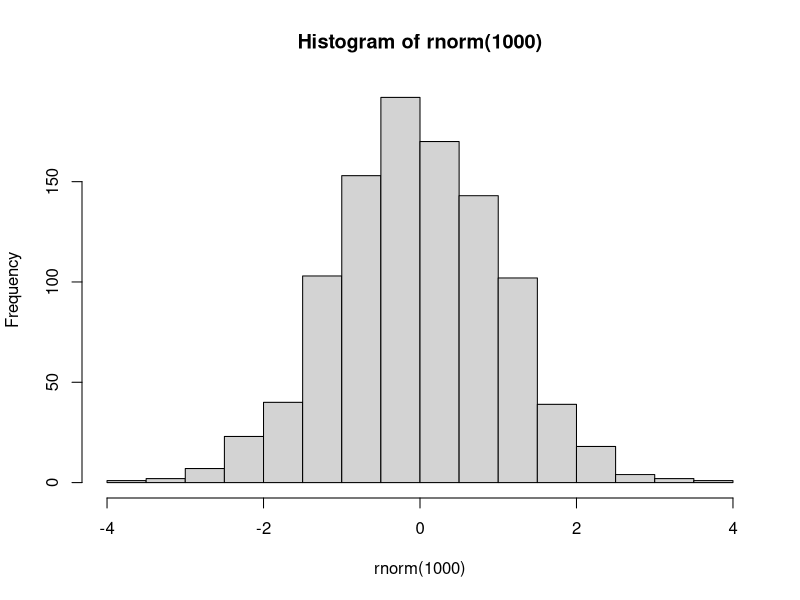
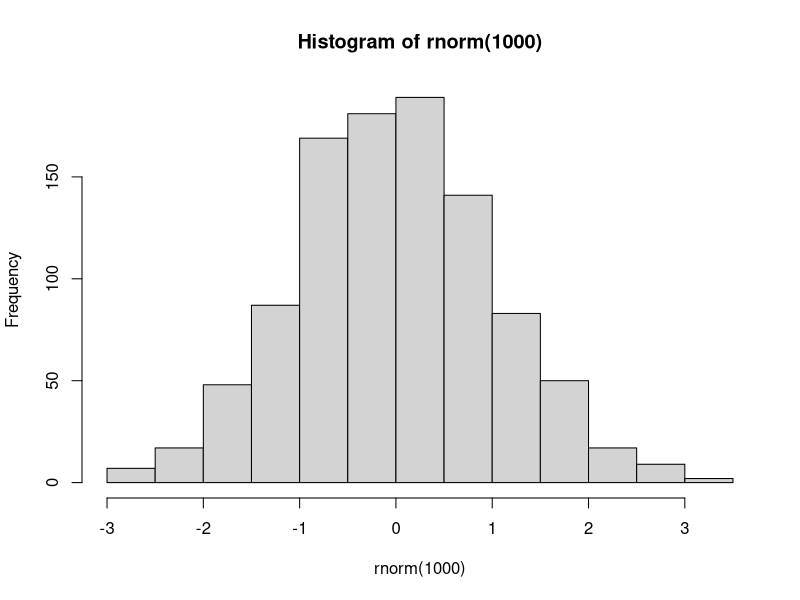
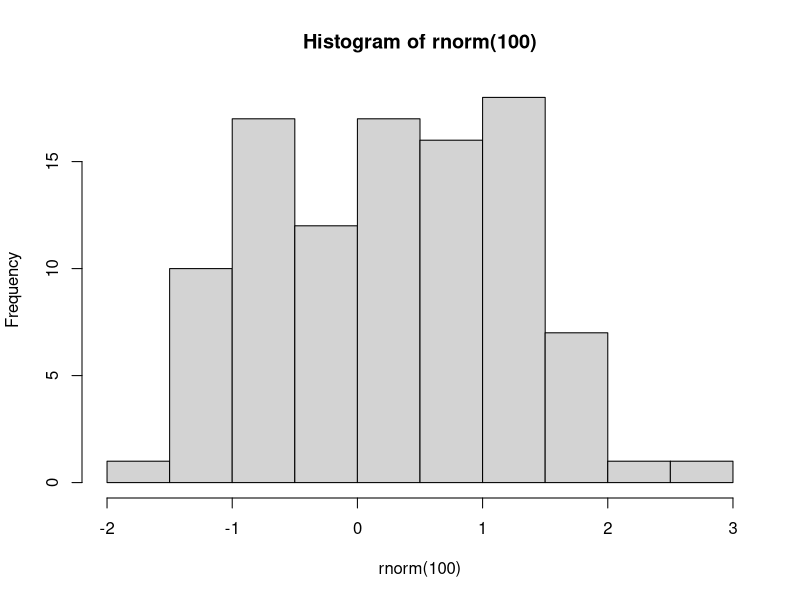

Reproduce these figures in R, in order.
params <-
list(isSlides = "no")

## ----setup, include=FALSE-----------------------------------------------------
suppressPackageStartupMessages(require(knitr))
knitr::opts_chunk$set(echo = TRUE, tidy = T)


## ---- results='asis',include=TRUE,echo=FALSE----------------------------------
if(params$isSlides != "yes"){
  cat("# Reproducible Research


"    
  )
  
}



## ----setwd_introtoR,eval=F----------------------------------------------------
## setwd("/PathToMyDownload/Reproducible_R-master/r_course")
## # e.g. setwd("~/Downloads/Reproducible_R-master/r_course")


## ---- results='asis',include=TRUE,echo=FALSE----------------------------------
if(params$isSlides == "yes"){
  cat("class: inverse, center, middle

# Creating Documents from R Scripts

<html><div style='float:left'></div><hr color='#EB811B' size=1px width=720px></html> 


"    
  )
}else{
  cat("# Creating Documents from R Scripts


"    
  )
  
}



## ----eval=F,echo=TRUE---------------------------------------------------------
## library(rmarkdown)
## render("scripts/script.r")


## ----eval=F,echo=TRUE---------------------------------------------------------
## render("scripts/script.r", output_format="html_document")


## ----eval=F,echo=TRUE,tidy=FALSE----------------------------------------------
## render("scripts/script.r", output_format="html_document",
##        output_file="myRenderedDoc.html",output_dir="scripts")


## ---- results='asis',include=TRUE,echo=FALSE----------------------------------
if(params$isSlides == "yes"){
  cat("class: inverse, center, middle

# Comments

<html><div style='float:left'></div><hr color='#EB811B' size=1px width=720px></html> 


"    
  )
}else{
  cat("# Comments


"    
  )
  
}



## ----eval=F-------------------------------------------------------------------
## # Generate some random numbers
## myRandNumbers <- rnorm(100,10,2)


## ----eval=F-------------------------------------------------------------------
## #' this would be placed as code
## # Generate some random numbers
## myRandNumbers <- rnorm(100,10,2)


## ----eval=F-------------------------------------------------------------------
## 
## #'
## #' title: "BRC making notes example"
## #' author: "Tom Carroll"
## #' date: "Reproducible R"
## #'
## #' this would be placed as text in html
## # Generate some random numbers (This is a comment with code)
## myRandNumbers <- rnorm(100,10,2)


## ----eval=F-------------------------------------------------------------------
## 
## #' Some comments for text.
## #+ fig.width=3, fig.height=3
## myRandNumbers <- rnorm(100, 10, 2)
## hist(myRandNumbers)


## ---- results='asis',include=TRUE,echo=FALSE----------------------------------
if(params$isSlides == "yes"){
  cat("class: inverse, center, middle

# Markdown

<html><div style='float:left'></div><hr color='#EB811B' size=1px width=720px></html> 


"    
  )
}else{
  cat("# Markdown


"    
  )
  
}



## ---- results='asis',include=TRUE,echo=FALSE----------------------------------
if(params$isSlides == "yes"){
  cat("class: inverse, center, middle

# Markdown Syntax

<html><div style='float:left'></div><hr color='#EB811B' size=1px width=720px></html> 


"    
  )
}else{
  cat("# Markdown Syntax


"    
  )
  
}



## ----results='asis',eval=F----------------------------------------------------
## Italics = _Italics_ or *Italics*
## Bold  =  __Bold__ or **Bold**


## ---- results='asis',include=TRUE,echo=FALSE----------------------------------
if(params$isSlides == "yes"){
  cat("class: inverse, center, middle

# rMarkdown

<html><div style='float:left'></div><hr color='#EB811B' size=1px width=720px></html> 


"    
  )
}else{
  cat("# rMarkdown


"    
  )
  
}



## ----fig.width=5,fig.height=2-------------------------------------------------
hist(rnorm(1000))


## ----eval=F-------------------------------------------------------------------
## hist(rnorm(1000))


## ----fig.width=5,fig.height=2,echo=FALSE--------------------------------------
hist(rnorm(1000))


## ----tidy=T,fig.width=5,fig.height=2------------------------------------------
        hist( 
rnorm(100  )
)


## ---- collapse=T--------------------------------------------------------------
temp <- rnorm(10)
temp


## ---- results='asis'----------------------------------------------------------
temp <- rnorm(10)
temp2 <- rnorm(10)
dfExample <- cbind(temp,temp2)
kable(dfExample)

